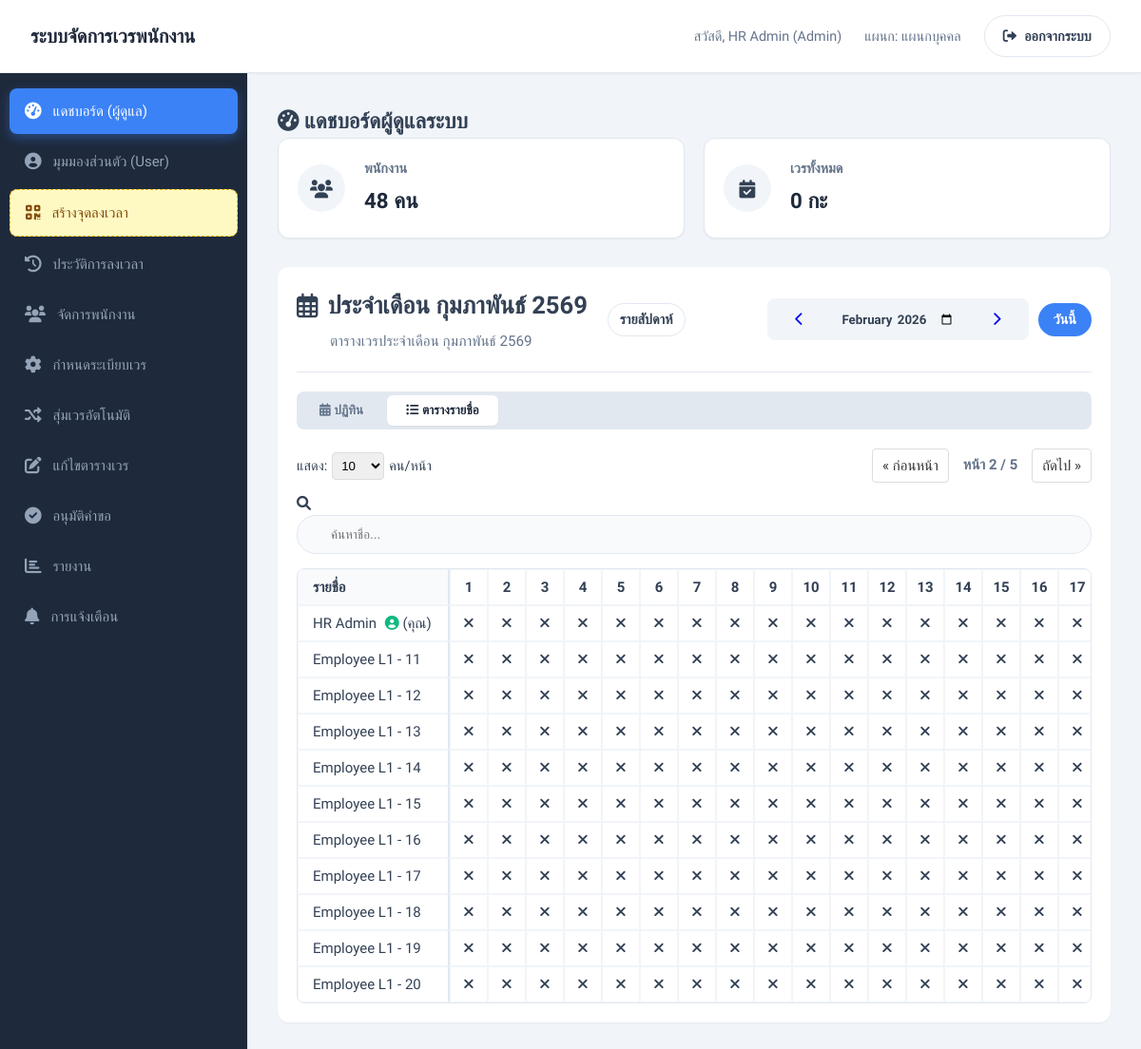
The app's page /admin_dashboard.php?view=month&date=2026-02-01&limit=10&page=2&tab=timeline-view (signed in) with its own data.
### tables this page shows
CREATE TABLE `users` (
  `id` int(11) NOT NULL,
  `username` varchar(50) NOT NULL,
  `password` varchar(255) NOT NULL,
  `full_name` varchar(100) NOT NULL,
  `department_id` int(11) DEFAULT NULL,
  `level` enum('user','admin','super_admin') DEFAULT 'user',
  `employee_level` int(11) DEFAULT 1,
  `email` varchar(100) DEFAULT NULL,
  `phone` varchar(20) DEFAULT NULL,
  `is_active` tinyint(1) DEFAULT 1,
  `last_login` timestamp NULL DEFAULT NULL,
  `login_attempts` int(11) DEFAULT 0,
  `last_login_attempt` timestamp NULL DEFAULT NULL,
  `is_locked` tinyint(1) DEFAULT 0,
  `locked_until` timestamp NULL DEFAULT NULL,
  `must_change_password` tinyint(1) DEFAULT 0,
  `password_changed_at` timestamp NOT NULL DEFAULT current_timestamp(),
  `created_by` int(11) DEFAULT NULL,
  `created_at` timestamp NOT NULL DEFAULT current_timestamp(),
  `updated_at` timestamp NOT NULL DEFAULT current_timestamp() ON UPDATE current_timestamp()
);

### admin_dashboard.php (the view, shortened to what this page needs)
<?php
    include 'config.php';
    $department_id = $_SESSION['department_id'];
    $user_id = $_SESSION['user_id'];
    $active_tab = isset($_GET['tab']) ? $_GET['tab'] : 'calendar-view';
    $ref_date = isset($_GET['date']) ? $_GET['date'] : date('Y-m-d');
    $view_mode = isset($_GET['view']) ? $_GET['view'] : 'week';
    $thai_months_full = [1=>'มกราคม', 2=>'กุมภาพันธ์', 3=>'มีนาคม', 4=>'เมษายน', 5=>'พฤษภาคม', 6=>'มิถุนายน', 7=>'กรกฎาคม', 8=>'สิงหาคม', 9=>'กันยายน', 10=>'ตุลาคม', 11=>'พฤศจิกายน', 12=>'ธันวาคม'];
    $timeline_start = date('Y-m-01', strtotime($ref_date));
    $timeline_end   = date('Y-m-t', strtotime($ref_date));
    if ($view_mode == 'month') {
        $start_month = date('Y-m-01', strtotime($ref_date));
        $prev_date = date('Y-m-d', strtotime($start_month . ' -1 month'));
        $next_date = date('Y-m-d', strtotime($start_month . ' +1 month'));
        $y_th = date('Y', strtotime($start_month)) + 543;
        $header_title = "ประจำเดือน " . $thai_months_full[date('n', strtotime($start_month))] . " " . $y_th;
        $input_type = "month";
        $input_val = date('Y-m', strtotime($ref_date));
    }
    $m_th = $thai_months_full[date('n', strtotime($ref_date))];
    $y_th_sub = date('Y', strtotime($ref_date)) + 543;
    $thai_month_year = "$m_th $y_th_sub";
    $calendar_schedules = [];
    $timeline_map = [];
    $u_sql = "SELECT id, full_name FROM users WHERE department_id = ? AND is_active = TRUE ORDER BY full_name";
    $u_stmt = mysqli_prepare($conn, $u_sql);
    mysqli_stmt_bind_param($u_stmt, "i", $department_id);
    mysqli_stmt_execute($u_stmt);
    $users_res = mysqli_stmt_get_result($u_stmt);
    $my_user_data = null;
    $other_users = [];
    while ($r = mysqli_fetch_assoc($users_res)) {
        if ($r['id'] == $user_id) {
            $my_user_data = $r;
        } else {
            $other_users[] = $r;
        }
    }
    $limit = isset($_GET['limit']) ? (int)$_GET['limit'] : 10;
    $page = isset($_GET['page']) ? max(1, (int)$_GET['page']) : 1;
    $total_others = count($other_users);
    $total_pages = ceil($total_others / $limit);
    $offset = ($page - 1) * $limit;
    $display_others = array_slice($other_users, $offset, $limit);
    $display_users = [];
    if ($my_user_data) {
        $display_users[] = $my_user_data;
    }
    $display_users = array_merge($display_users, $display_others);
    $all_users = $display_users;
    $holidays = [];
    $schedule_count = count($calendar_schedules);
    $user_count = count($other_users) + ($my_user_data ? 1 : 0);
    $dept_sql = "SELECT name FROM departments WHERE id = ?";
    $dept_stmt = mysqli_prepare($conn, $dept_sql);
    mysqli_stmt_bind_param($dept_stmt, "i", $department_id);
    mysqli_stmt_execute($dept_stmt);
    mysqli_stmt_bind_result($dept_stmt, $dept_name);
    ?>
    <!DOCTYPE html>
    <html lang="th">
    <head>
        <link rel="stylesheet" href="style.css">
        <link href="https://cdnjs.cloudflare.com/ajax/libs/font-awesome/6.0.0/css/all.min.css" rel="stylesheet">
    </head>
    <body>
        <div class="container">
            <header>
                <h1>ระบบจัดการเวรพนักงาน</h1>
                <div class="user-info">
                    <span>สวัสดี, <?php echo $_SESSION['full_name']; ?> (Admin)</span>
                    <span>แผนก: <?php echo $dept_name; ?></span>
                    <a href="logout.php" class="btn btn-secondary"><i class="fas fa-sign-out-alt"></i> ออกจากระบบ</a>
                </div>
            </header>
            <div class="dashboard-container">
                <nav class="tapbar">
                    <ul class="tapbar-menu">
                        <li><a href="admin_dashboard.php" class="active"><i class="fas fa-tachometer-alt"></i> แดชบอร์ด (ผู้ดูแล)</a></li>
                        <li><a href="user_dashboard.php" class="btn-user-view"><i class="fas fa-user-circle"></i> มุมมองส่วนตัว (User)</a></li>
                        <li><a href="attendance/supervisor_qr.php" target="_blank" class="btn-highlight"><i class="fas fa-qrcode"></i> สร้างจุดลงเวลา</a></li>
                        <li><a href="attendance_history.php"><i class="fas fa-history"></i> ประวัติการลงเวลา</a></li>
                        <li><a href="user_management.php"><i class="fas fa-users"></i>จัดการพนักงาน</a></li>
                        <li><a href="schedule_rules.php"><i class="fas fa-cog"></i>กำหนดระเบียบเวร</a></li>
                        <li><a href="random_schedule.php"><i class="fas fa-random"></i>สุ่มเวรอัตโนมัติ</a></li>
                        <li><a href="manual_schedule.php"><i class="fas fa-edit"></i>แก้ไขตารางเวร</a></li>
                        <li>
    <a href="approve_requests.php">
        <i class="fas fa-check-circle"></i> อนุมัติคำขอ
    </a>
</li>
                        <li><a href="report_management.php"><i class="fas fa-chart-bar"></i>รายงาน</a></li>
                        <li>
    <a href="admin_notifications.php">
        <i class="fas fa-bell"></i> การแจ้งเตือน
    </a>
</li>
                    </ul>
                </nav>
                <main class="content-area">
                    <div class="welcome-section">
                        <h2><i class="fas fa-tachometer-alt"></i> แดชบอร์ดผู้ดูแลระบบ</h2>
                    </div>
                    <div class="quick-stats">
                        <div class="stat-card">
                            <div class="stat-icon"><i class="fas fa-users"></i></div>
                            <div class="stat-info"><h3>พนักงาน</h3><div class="stat-number"><?php echo $user_count; ?> คน</div></div>
                        </div>
                        <div class="stat-card">
                            <div class="stat-icon"><i class="fas fa-calendar-check"></i></div>
                            <div class="stat-info"><h3>เวรทั้งหมด</h3><div class="stat-number"><?php echo $schedule_count; ?> กะ</div></div>
                        </div>
                    </div>
                    <div class="card shadow-sm mb-4" style="border-radius: 12px; border: none; overflow: visible;">
                        <div class="card-body" style="padding: 20px;">
                            <div style="display: flex; justify-content: space-between; align-items: center; flex-wrap: wrap; gap: 15px; margin-bottom: 20px; padding-bottom: 20px; border-bottom: 1px solid #e2e8f0;">
                                <div>
                                    <h2 style="margin: 0; font-size: 1.6rem; color: var(--primary-blue); font-weight: bold; display: flex; align-items: center; gap: 10px;">
                                        <i class="far fa-calendar-alt"></i> <?php echo $header_title; ?>
                                    </h2>
                                    <p style="margin: 5px 0 0 35px; color: #64748b; font-size: 0.95rem;">
                                        ตารางเวรประจำเดือน <?php echo $thai_month_year; ?>
                                    </p>
                                </div>
                                <div style="display: flex; align-items: center; gap: 10px; flex-wrap: wrap;">
                                    <div class="view-switcher btn-group">
                                        <a href="?view=week&date=<?php echo $ref_date; ?>&tab=<?php echo $active_tab; ?>&limit=<?php echo $limit; ?>" class="btn <?php echo ($view_mode == 'week') ? 'active' : ''; ?>">รายสัปดาห์</a>
                                        <a href="?view=month&date=<?php echo $ref_date; ?>&tab=<?php echo $active_tab; ?>&limit=<?php echo $limit; ?>" class="btn <?php echo ($view_mode == 'month') ? 'active' : ''; ?>">รายเดือน</a>
                                    </div>
                                    <div class="date-nav-container">
                                        <a href="?view=<?php echo $view_mode; ?>&date=<?php echo $prev_date; ?>&tab=<?php echo $active_tab; ?>&limit=<?php echo $limit; ?>" class="btn btn-sm btn-light" style="border:none;"><i class="fas fa-chevron-left"></i></a>
                                        <form method="GET" style="margin:0;">
                                            <input type="<?php echo $input_type; ?>" name="date" class="date-picker-input"
                                                value="<?php echo $input_val; ?>" onchange="this.form.submit()"
                                                style="border:none; background:transparent; font-weight:600; color:var(--primary-blue); width: 140px;">
                                        </form>
                                        <a href="?view=<?php echo $view_mode; ?>&date=<?php echo $next_date; ?>&tab=<?php echo $active_tab; ?>&limit=<?php echo $limit; ?>" class="btn btn-sm btn-light" style="border:none;"><i class="fas fa-chevron-right"></i></a>
                                    </div>
                                    <a href="?view=<?php echo $view_mode; ?>&date=<?php echo date('Y-m-d'); ?>&tab=<?php echo $active_tab; ?>&limit=<?php echo $limit; ?>" class="btn btn-info btn-sm" style="color: white; border-radius: 20px; padding: 5px 15px;">วันนี้</a>
                                </div>
                            </div>
                            <div class="view-tabs" style="margin-bottom: 20px;">
                                <button class="tab-btn <?php echo ($active_tab == 'calendar-view') ? 'active' : ''; ?>" onclick="openTab('calendar-view', this)"><i class="fas fa-calendar-alt"></i> ปฏิทิน</button>
                                <button class="tab-btn <?php echo ($active_tab == 'timeline-view') ? 'active' : ''; ?>" onclick="openTab('timeline-view', this)"><i class="fas fa-list-ul"></i> ตารางรายชื่อ</button>
                            </div>
                            <div id="timeline-view" class="tab-content <?php echo ($active_tab == 'timeline-view') ? 'active' : ''; ?>">
                                <div class="pagination-controls">
                                    <form method="GET" class="limit-selector" style="margin:0;">
                                        <input type="hidden" name="tab" value="timeline-view"> <label>แสดง:</label>
                                        <select name="limit" onchange="this.form.submit()">
                                            <option value="10" <?php echo $limit==10?'selected':''; ?>>10</option>
                                        </select>
                                        <span>คน/หน้า</span>
                                    </form>
                                    <div class="page-nav">
                                        <?php if($page > 1): ?>
                                            <a href="?view=<?php echo $view_mode; ?>&date=<?php echo $ref_date; ?>&limit=<?php echo $limit; ?>&page=<?php echo $page-1; ?>&tab=timeline-view">&laquo; ก่อนหน้า</a>
                                        <?php endif; ?>
                                        <span style="padding:5px 10px; font-weight:bold; color:var(--text-muted);">
                                            หน้า <?php echo $page; ?> / <?php echo $total_pages; ?>
                                        </span>
                                        <?php if($page < $total_pages): ?>
                                            <a href="?view=<?php echo $view_mode; ?>&date=<?php echo $ref_date; ?>&limit=<?php echo $limit; ?>&page=<?php echo $page+1; ?>&tab=timeline-view">ถัดไป &raquo;</a>
                                        <?php endif; ?>
                                    </div>
                                </div>
                                <div class="search-wrapper" style="margin-bottom: 15px;">
                                    <i class="fas fa-search"></i>
                                    <input type="text" id="adminSearch" class="form-control" style="padding-left: 35px; border-radius: 20px;" placeholder="ค้นหาชื่อ..." onkeyup="filterTimeline('adminSearch', 'adminTable')">
                                </div>
                                <div class="timeline-wrapper" style="border-radius: 8px; border: 1px solid #e2e8f0;">
                                    <table class="timeline-table" id="adminTable">
                                        <thead>
                                            <tr>
                                                <th class="sticky-col" style="background: #f8fafc;">รายชื่อ</th>
                                                <?php
                                                $curr_h = $timeline_start;
                                                while ($curr_h <= $timeline_end) {
                                                    $d_num = date('j', strtotime($curr_h));
                                                    $cls = in_array($curr_h, $holidays) ? 'header-holiday' : '';
                                                    echo "<th class='$cls' style='min-width: 40px;'>$d_num</th>";
                                                    $curr_h = date('Y-m-d', strtotime($curr_h . ' +1 day'));
                                                }
                                                ?>
                                            </tr>
                                        </thead>
                                        <tbody>
                                            <?php foreach ($all_users as $u): ?>
                                            <tr>
                                                <td class="sticky-col">
                                                    <?php echo $u['full_name']; ?>
                                                    <?php if($u['id'] == $user_id) echo ' <i class="fas fa-user-circle" style="color:var(--success); margin-left:5px;"></i> (คุณ)'; ?>
                                                </td>
                                                <?php
                                                $curr_d = $timeline_start;
                                                while ($curr_d <= $timeline_end) {
                                                    $bg = in_array($curr_d, $holidays) ? 'is-holiday-col' : '';
                                                    echo "<td class='$bg'>";
                                                    if (isset($timeline_map[$u['id']][$curr_d])) {
                                                        $st = $timeline_map[$u['id']][$curr_d];
                                                        $short_map = ['morning'=>'ช','afternoon'=>'บ','night'=>'ด','day'=>'D','night_shift'=>'N','morning_afternoon'=>'ชบ','morning_night'=>'ชด','afternoon_night'=>'บด'];
                                                        $sh = $short_map[$st] ?? substr($st, 0, 1);
                                                        echo "<div class='schedule-item $st' style='justify-content:center; width:28px; height:28px; border-radius:50%; margin:auto;'>$sh</div>";
                                                    } else {
                                                        echo "<div class='day-off-marker'><i class='fas fa-times'></i></div>";
                                                    }
                                                    echo "</td>";
                                                    $curr_d = date('Y-m-d', strtotime($curr_d . ' +1 day'));
                                                }
                                                ?>
                                            </tr>
                                            <?php endforeach; ?>
                                        </tbody>
                                    </table>
                                </div>
                            </div>
                        </div>
                    </div>
                </div>
            </div>
    </body>
    </html>

### records on screen
users: full_name "HR Admin", shows "(คุณ)"
users: full_name "Employee L1 - 11"
users: full_name "Employee L1 - 12"
users: full_name "Employee L1 - 13"
users: full_name "Employee L1 - 14"
users: full_name "Employee L1 - 15"
users: full_name "Employee L1 - 16"
users: full_name "Employee L1 - 17"
users: full_name "Employee L1 - 18"
users: full_name "Employee L1 - 19"
users: full_name "Employee L1 - 20"

### other values on screen
$_SESSION['full_name'] "HR Admin"
$dept_name "แผนกบุคคล"
$user_count "48"
$schedule_count "0"
$header_title "ประจำเดือน กุมภาพันธ์ 2569"
$thai_month_year "กุมภาพันธ์ 2569"
$page "2"
$total_pages "5"
$d_num "1"
$d_num "2"
$d_num "3"
$d_num "4"
$d_num "5"
$d_num "6"
$d_num "7"
